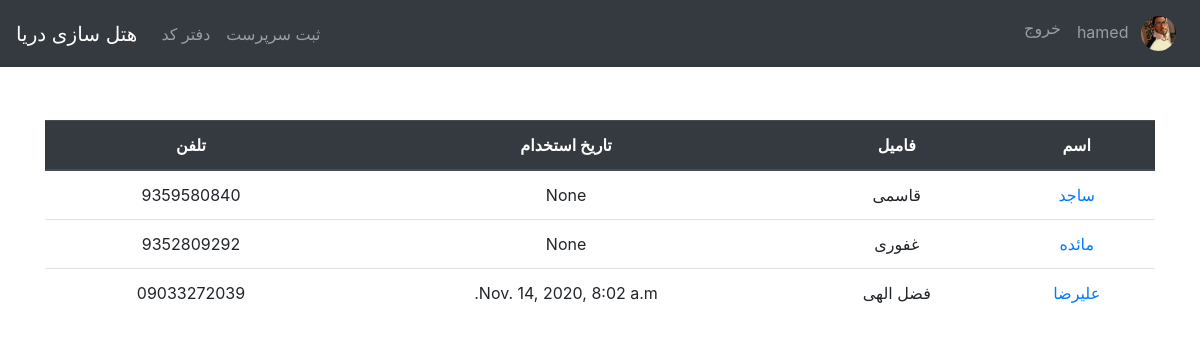
The app's page / (signed in) with its own data.
### users/models.py (models this page shows, shortened)
class Profile(models.Model):
    user = models.OneToOneField(User, on_delete=models.CASCADE)
    image = models.ImageField(default='default.jpg', upload_to='profile_pics')

### customers/models.py (models this page shows, shortened)
class Inviter(models.Model):
    first_name = models.CharField(max_length=100)
    last_name = models.CharField(max_length=100)
    date_of_hired = models.DateTimeField(default=timezone.now)
    phone_num = models.CharField(max_length=11)

### customers/views.py (the view)
# urls.py: path('', login_required(HomeListView.as_view()), name="home"),
class HomeListView(ListView):
    model = Inviter
    template_name = 'home.html'

### customers/templates/home.html
{% extends 'base.html' %}
{% block content %}
    {% if object_list %}
        <table class="table" dir="rtl">
            <thead class="thead-dark">
            <tr>
                <th scope="col">
                    <center>اسم</center>
                </th>
                <th scope="col">
                    <center>فامیل</center>
                </th>
                <th scope="col">
                    <center>تاریخ استخدام</center>
                </th>
                <th scope="col">
                    <center>تلفن</center>
                </th>
            </tr>
            </thead>
            <tbody>
            {% for detail in object_list %}
                <tr>
                    <td>
                        <a href="{% url 'inviter_detail' detail.id %}">
                            <center>{{ detail.first_name }}</center>
                        </a>
                    </td>
                    <td>
                        <center>{{ detail.last_name }}</center>
                    </td>
                    <td>
                        <center>{{ detail.date_of_hired }}</center>
                    </td>
                    <td>
                        <center>{{ detail.phone_num }}</center>
                    </td>
                </tr>
            {% endfor %}
            </tbody>
        </table>
    {% else %}
        <p class="alert alert-secondary">دعوت کننده ای وجود ندارد</p>
    {% endif %}
    </div>
{% endblock %}

### customers/templates/base.html (shortened to what this page needs)
<!doctype html>
<html lang="en">
<head>
    <link rel="stylesheet" href="https://cdn.jsdelivr.net/npm/bootstrap@4.5.3/dist/css/bootstrap.min.css"
>
</head>
<body>
<nav class="navbar navbar-expand-lg navbar-dark bg-dark fixed-top">
    <a class="navbar-brand" href="/">هتل سازی دریا</a>
    <div class="collapse navbar-collapse" id="navbarNav">
        {% if user.is_authenticated %}
            <ul class="navbar-nav mr-auto">
                <li class="nav-item">
                    <a class="nav-link" href="{% url 'daftarcode' %}">دفتر کد</a>
                </li>
                {% if user.username == 'hamed' %}
                    <li class="nav-item">
                        <a class="nav-link" href="{% url 'register' %}">ثبت سرپرست</a>
                    </li>
                {% endif %}
            </ul>
        {% endif %}
        <ul class="navbar-nav ml-auto">
            {% if user.is_authenticated %}
                <li class="nav-item">
                    <a class="nav-link" href="{% url 'logout' %}">خروج</a>
                </li>
                <li class="nav-item">
                    <a class="nav-link" href="{% url 'profile' %}">
                        {{ user.username }}
                        <img class="rounded-circle z-depth-0 ml-2"
                             alt="avatar image"
                             height="35"
                             src="{{ user.profile.image.url }}">
                    </a>
                </li>
            {% else %}
                <li class="nav-item">
                    <a class="nav-link" href="{% url 'login' %}">ورود</a>
                </li>
            {% endif %}
        </ul>
    </div>
</nav>
<br><br><br><br>
<main role="main" class="container mb-4">
    <div class="row mt-4">
        <div class="col-md-12">
            {% block content %}
            {% endblock %}
        </div>
</main>
</body>
</html>

### records on screen
Inviter: first_name "ساجد", last_name "قاسمی", date_of_hired "None", phone_num "9359580840"
Inviter: first_name "مائده", last_name "غفوری", date_of_hired "None", phone_num "9352809292"
Inviter: first_name "علیرضا", last_name "فضل الهی", date_of_hired "Nov. 14, 2020, 8:02 a.m.", phone_num "09033272039"

### other values on screen
{{ user.username }} "hamed"
